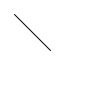
Frame 1 (no input)
Frame 60 (the mouse pressed at the canvas centre just before this capture): identical to frame 1, image omitted
Frame 120 (the mouse held since frame 60 and released just before this capture): blank canvas, image omitted

The Processing sketch that drew this single still picture (run headless with seeded random() and noise(); from frame 60 on, the mouse is pressed at the canvas centre):

// Processing sketch: Pvec
// ── Pvec.pde
/*PVector location;
PVector velocity;

void setup(){
  size(640, 360);
  location = new PVector(100, 100);
  velocity = new PVector(2.5, 5);
  stroke(0);
  fill(175);
}

void draw(){
  background(255);

  location.add(velocity);

  if((location.x >= width) || (location.x <= 0)){
    velocity.x = velocity.x * -1;
  }
  if((location.y >= height) || (location.y <= 0)){
    velocity.y = velocity.y * -1;
  }

  ellipse(location.x, location.y, 16, 16);
}*/

void draw() {
  background(255);

  PVector mouse = new PVector(mouseX,mouseY);
  PVector center = new PVector(width/2,height/2);
  mouse.sub(center);
 
  mouse.normalize();
  mouse.mult(50);
  translate(width/2,height/2);
  line(0,0,mouse.x,mouse.y);

}
